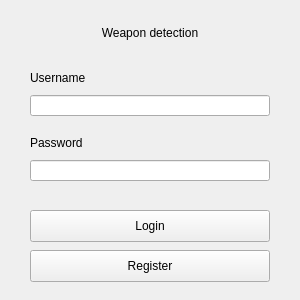
<?xml version="1.0" encoding="UTF-8"?>
<ui version="4.0">
 <class>MainWindow</class>
 <widget class="QMainWindow" name="MainWindow">
  <property name="geometry">
   <rect>
    <x>0</x>
    <y>0</y>
    <width>300</width>
    <height>300</height>
   </rect>
  </property>
  <property name="minimumSize">
   <size>
    <width>300</width>
    <height>300</height>
   </size>
  </property>
  <property name="maximumSize">
   <size>
    <width>300</width>
    <height>300</height>
   </size>
  </property>
  <property name="windowTitle">
   <string>Weapon detection</string>
  </property>
  <widget class="QWidget" name="centralwidget">
   <widget class="QLabel" name="label_name">
    <property name="geometry">
     <rect>
      <x>50</x>
      <y>25</y>
      <width>200</width>
      <height>16</height>
     </rect>
    </property>
    <property name="text">
     <string>Weapon detection</string>
    </property>
    <property name="alignment">
     <set>Qt::AlignCenter</set>
    </property>
   </widget>
   <widget class="QLabel" name="label_username">
    <property name="geometry">
     <rect>
      <x>30</x>
      <y>70</y>
      <width>66</width>
      <height>16</height>
     </rect>
    </property>
    <property name="text">
     <string>Username</string>
    </property>
   </widget>
   <widget class="QLabel" name="label_password">
    <property name="geometry">
     <rect>
      <x>30</x>
      <y>135</y>
      <width>66</width>
      <height>16</height>
     </rect>
    </property>
    <property name="text">
     <string>Password</string>
    </property>
   </widget>
   <widget class="QLineEdit" name="username_input">
    <property name="geometry">
     <rect>
      <x>30</x>
      <y>95</y>
      <width>240</width>
      <height>21</height>
     </rect>
    </property>
   </widget>
   <widget class="QLineEdit" name="password_input">
    <property name="geometry">
     <rect>
      <x>30</x>
      <y>160</y>
      <width>240</width>
      <height>21</height>
     </rect>
    </property>
    <property name="echoMode">
     <enum>QLineEdit::Password</enum>
    </property>
   </widget>
   <widget class="QPushButton" name="login_button">
    <property name="geometry">
     <rect>
      <x>30</x>
      <y>210</y>
      <width>240</width>
      <height>32</height>
     </rect>
    </property>
    <property name="text">
     <string>Login</string>
    </property>
   </widget>
   <widget class="QPushButton" name="register_button">
    <property name="geometry">
     <rect>
      <x>30</x>
      <y>250</y>
      <width>240</width>
      <height>32</height>
     </rect>
    </property>
    <property name="text">
     <string>Register</string>
    </property>
   </widget>
  </widget>
 </widget>
 <resources/>
 <connections/>
</ui>
